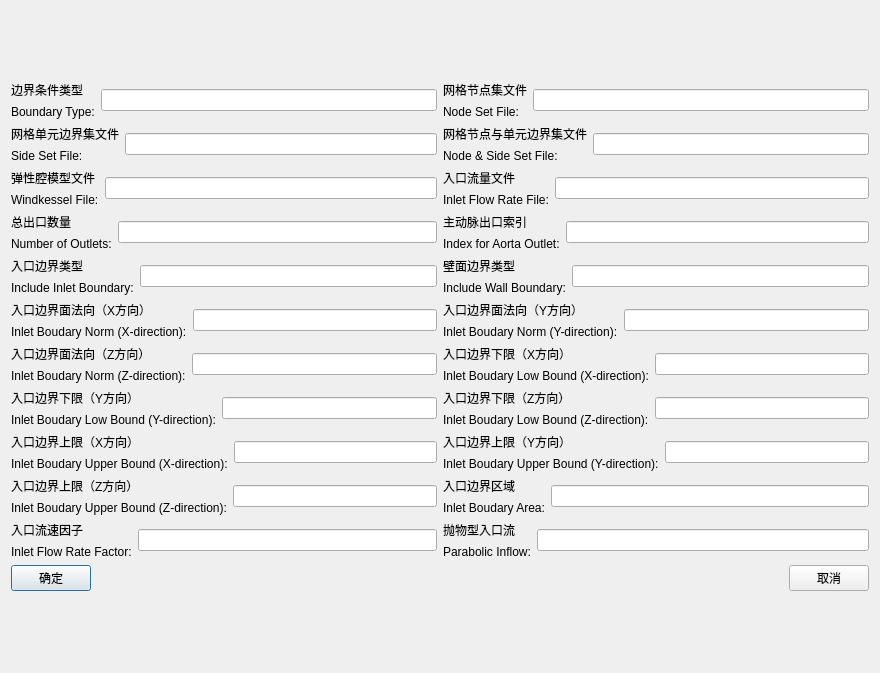
<?xml version="1.0" encoding="UTF-8"?>
<ui version="4.0">
 <class>QtArteryTechBoundarySetupUI</class>
 <widget class="QDialog" name="QtArteryTechBoundarySetupUI">
  <property name="geometry">
   <rect>
    <x>0</x>
    <y>0</y>
    <width>880</width>
    <height>673</height>
   </rect>
  </property>
  <property name="windowTitle">
   <string>QtArteryTechBoundarySetupUI</string>
  </property>
  <layout class="QVBoxLayout" name="verticalLayout_24">
   <item>
    <layout class="QVBoxLayout" name="verticalLayout_23">
     <item>
      <layout class="QHBoxLayout" name="horizontalLayout_23">
       <item>
        <layout class="QHBoxLayout" name="horizontalLayout">
         <item>
          <layout class="QVBoxLayout" name="verticalLayout">
           <item>
            <widget class="QLabel" name="label">
             <property name="text">
              <string>边界条件类型</string>
             </property>
            </widget>
           </item>
           <item>
            <widget class="QLabel" name="BoundaryTypeLabel">
             <property name="text">
              <string>Boundary Type:</string>
             </property>
            </widget>
           </item>
          </layout>
         </item>
         <item>
          <widget class="QLineEdit" name="BoundaryTypeLineEdit"/>
         </item>
        </layout>
       </item>
       <item>
        <layout class="QHBoxLayout" name="horizontalLayout_2">
         <item>
          <layout class="QVBoxLayout" name="verticalLayout_2">
           <item>
            <widget class="QLabel" name="label_2">
             <property name="text">
              <string>网格节点集文件</string>
             </property>
            </widget>
           </item>
           <item>
            <widget class="QLabel" name="NodeSetFileLabel">
             <property name="text">
              <string>Node Set File:</string>
             </property>
            </widget>
           </item>
          </layout>
         </item>
         <item>
          <widget class="QLineEdit" name="NodeSetFileLineEdit"/>
         </item>
        </layout>
       </item>
      </layout>
     </item>
     <item>
      <layout class="QHBoxLayout" name="horizontalLayout_24">
       <item>
        <layout class="QHBoxLayout" name="horizontalLayout_3">
         <item>
          <layout class="QVBoxLayout" name="verticalLayout_3">
           <item>
            <widget class="QLabel" name="label_3">
             <property name="text">
              <string>网格单元边界集文件</string>
             </property>
            </widget>
           </item>
           <item>
            <widget class="QLabel" name="SideSetFileLabel">
             <property name="text">
              <string>Side Set File:</string>
             </property>
            </widget>
           </item>
          </layout>
         </item>
         <item>
          <widget class="QLineEdit" name="SideSetFileLineEdit"/>
         </item>
        </layout>
       </item>
       <item>
        <layout class="QHBoxLayout" name="horizontalLayout_4">
         <item>
          <layout class="QVBoxLayout" name="verticalLayout_4">
           <item>
            <widget class="QLabel" name="label_4">
             <property name="text">
              <string>网格节点与单元边界集文件</string>
             </property>
            </widget>
           </item>
           <item>
            <widget class="QLabel" name="NodeAndSideSetFileLabel">
             <property name="text">
              <string>Node &amp; Side Set File:</string>
             </property>
            </widget>
           </item>
          </layout>
         </item>
         <item>
          <widget class="QLineEdit" name="NodeAndSideSetFileLineEdit"/>
         </item>
        </layout>
       </item>
      </layout>
     </item>
     <item>
      <layout class="QHBoxLayout" name="horizontalLayout_25">
       <item>
        <layout class="QHBoxLayout" name="horizontalLayout_5">
         <item>
          <layout class="QVBoxLayout" name="verticalLayout_5">
           <item>
            <widget class="QLabel" name="label_5">
             <property name="text">
              <string>弹性腔模型文件</string>
             </property>
            </widget>
           </item>
           <item>
            <widget class="QLabel" name="WindkesselFileLabel">
             <property name="text">
              <string>Windkessel File:</string>
             </property>
            </widget>
           </item>
          </layout>
         </item>
         <item>
          <widget class="QLineEdit" name="WindkesselFileLineEdit"/>
         </item>
        </layout>
       </item>
       <item>
        <layout class="QHBoxLayout" name="horizontalLayout_6">
         <item>
          <layout class="QVBoxLayout" name="verticalLayout_6">
           <item>
            <widget class="QLabel" name="label_6">
             <property name="text">
              <string>入口流量文件</string>
             </property>
            </widget>
           </item>
           <item>
            <widget class="QLabel" name="InletFlowRateFileLabel">
             <property name="text">
              <string>Inlet Flow Rate File:</string>
             </property>
            </widget>
           </item>
          </layout>
         </item>
         <item>
          <widget class="QLineEdit" name="InletFlowRateFileLineEdit"/>
         </item>
        </layout>
       </item>
      </layout>
     </item>
     <item>
      <layout class="QHBoxLayout" name="horizontalLayout_26">
       <item>
        <layout class="QHBoxLayout" name="horizontalLayout_7">
         <item>
          <layout class="QVBoxLayout" name="verticalLayout_7">
           <item>
            <widget class="QLabel" name="label_7">
             <property name="text">
              <string>总出口数量</string>
             </property>
            </widget>
           </item>
           <item>
            <widget class="QLabel" name="NumberOfOutletsLabel">
             <property name="text">
              <string>Number of Outlets:</string>
             </property>
            </widget>
           </item>
          </layout>
         </item>
         <item>
          <widget class="QLineEdit" name="NumberOfOutletsLineEdit"/>
         </item>
        </layout>
       </item>
       <item>
        <layout class="QHBoxLayout" name="horizontalLayout_8">
         <item>
          <layout class="QVBoxLayout" name="verticalLayout_8">
           <item>
            <widget class="QLabel" name="label_8">
             <property name="text">
              <string>主动脉出口索引</string>
             </property>
            </widget>
           </item>
           <item>
            <widget class="QLabel" name="IndexForAortaOutletLabel">
             <property name="text">
              <string>Index for Aorta Outlet:</string>
             </property>
            </widget>
           </item>
          </layout>
         </item>
         <item>
          <widget class="QLineEdit" name="IndexForAortaOutletLineEdit"/>
         </item>
        </layout>
       </item>
      </layout>
     </item>
     <item>
      <layout class="QHBoxLayout" name="horizontalLayout_27">
       <item>
        <layout class="QHBoxLayout" name="horizontalLayout_9">
         <item>
          <layout class="QVBoxLayout" name="verticalLayout_9">
           <item>
            <widget class="QLabel" name="label_9">
             <property name="text">
              <string>入口边界类型</string>
             </property>
            </widget>
           </item>
           <item>
            <widget class="QLabel" name="IncludeInletBoundaryLabel">
             <property name="text">
              <string>Include Inlet Boundary:</string>
             </property>
            </widget>
           </item>
          </layout>
         </item>
         <item>
          <widget class="QLineEdit" name="IncludeInletBoundaryLineEdit"/>
         </item>
        </layout>
       </item>
       <item>
        <layout class="QHBoxLayout" name="horizontalLayout_10">
         <item>
          <layout class="QVBoxLayout" name="verticalLayout_10">
           <item>
            <widget class="QLabel" name="label_10">
             <property name="text">
              <string>壁面边界类型</string>
             </property>
            </widget>
           </item>
           <item>
            <widget class="QLabel" name="IncludeWallBoundaryLabel">
             <property name="text">
              <string>Include Wall Boundary:</string>
             </property>
            </widget>
           </item>
          </layout>
         </item>
         <item>
          <widget class="QLineEdit" name="IncludeWallBoundaryLineEdit"/>
         </item>
        </layout>
       </item>
      </layout>
     </item>
     <item>
      <layout class="QHBoxLayout" name="horizontalLayout_28">
       <item>
        <layout class="QHBoxLayout" name="horizontalLayout_11">
         <item>
          <layout class="QVBoxLayout" name="verticalLayout_11">
           <item>
            <widget class="QLabel" name="label_11">
             <property name="text">
              <string>入口边界面法向（X方向）</string>
             </property>
            </widget>
           </item>
           <item>
            <widget class="QLabel" name="InletBoudaryNormXDirectionLabel">
             <property name="text">
              <string>Inlet Boudary Norm (X-direction):</string>
             </property>
            </widget>
           </item>
          </layout>
         </item>
         <item>
          <widget class="QLineEdit" name="InletBoudaryNormXDirectionLineEdit"/>
         </item>
        </layout>
       </item>
       <item>
        <layout class="QHBoxLayout" name="horizontalLayout_12">
         <item>
          <layout class="QVBoxLayout" name="verticalLayout_12">
           <item>
            <widget class="QLabel" name="label_12">
             <property name="text">
              <string>入口边界面法向（Y方向）</string>
             </property>
            </widget>
           </item>
           <item>
            <widget class="QLabel" name="InletBoudaryNormYDirectionLabel">
             <property name="text">
              <string>Inlet Boudary Norm (Y-direction):</string>
             </property>
            </widget>
           </item>
          </layout>
         </item>
         <item>
          <widget class="QLineEdit" name="InletBoudaryNormYDirectionLineEdit"/>
         </item>
        </layout>
       </item>
      </layout>
     </item>
     <item>
      <layout class="QHBoxLayout" name="horizontalLayout_29">
       <item>
        <layout class="QHBoxLayout" name="horizontalLayout_13">
         <item>
          <layout class="QVBoxLayout" name="verticalLayout_13">
           <item>
            <widget class="QLabel" name="label_13">
             <property name="text">
              <string>入口边界面法向（Z方向）</string>
             </property>
            </widget>
           </item>
           <item>
            <widget class="QLabel" name="InletBoudaryNormZDirectionLabel">
             <property name="text">
              <string>Inlet Boudary Norm (Z-direction):</string>
             </property>
            </widget>
           </item>
          </layout>
         </item>
         <item>
          <widget class="QLineEdit" name="InletBoudaryNormZDirectionLineEdit"/>
         </item>
        </layout>
       </item>
       <item>
        <layout class="QHBoxLayout" name="horizontalLayout_14">
         <item>
          <layout class="QVBoxLayout" name="verticalLayout_14">
           <item>
            <widget class="QLabel" name="label_14">
             <property name="text">
              <string>入口边界下限（X方向）</string>
             </property>
            </widget>
           </item>
           <item>
            <widget class="QLabel" name="InletBoudaryLowBoundXDirectionLabel">
             <property name="text">
              <string>Inlet Boudary Low Bound (X-direction):</string>
             </property>
            </widget>
           </item>
          </layout>
         </item>
         <item>
          <widget class="QLineEdit" name="InletBoudaryLowBoundXDirectionLineEdit"/>
         </item>
        </layout>
       </item>
      </layout>
     </item>
     <item>
      <layout class="QHBoxLayout" name="horizontalLayout_30">
       <item>
        <layout class="QHBoxLayout" name="horizontalLayout_15">
         <item>
          <layout class="QVBoxLayout" name="verticalLayout_15">
           <item>
            <widget class="QLabel" name="label_15">
             <property name="text">
              <string>入口边界下限（Y方向）</string>
             </property>
            </widget>
           </item>
           <item>
            <widget class="QLabel" name="InletBoudaryLowBoundYDirectionLabel">
             <property name="text">
              <string>Inlet Boudary Low Bound (Y-direction):</string>
             </property>
            </widget>
           </item>
          </layout>
         </item>
         <item>
          <widget class="QLineEdit" name="InletBoudaryLowBoundYDirectionLineEdit"/>
         </item>
        </layout>
       </item>
       <item>
        <layout class="QHBoxLayout" name="horizontalLayout_16">
         <item>
          <layout class="QVBoxLayout" name="verticalLayout_16">
           <item>
            <widget class="QLabel" name="label_16">
             <property name="text">
              <string>入口边界下限（Z方向）</string>
             </property>
            </widget>
           </item>
           <item>
            <widget class="QLabel" name="InletBoudaryLowBoundZDirectionLabel">
             <property name="text">
              <string>Inlet Boudary Low Bound (Z-direction):</string>
             </property>
            </widget>
           </item>
          </layout>
         </item>
         <item>
          <widget class="QLineEdit" name="InletBoudaryLowBoundZDirectionLineEdit"/>
         </item>
        </layout>
       </item>
      </layout>
     </item>
     <item>
      <layout class="QHBoxLayout" name="horizontalLayout_31">
       <item>
        <layout class="QHBoxLayout" name="horizontalLayout_17">
         <item>
          <layout class="QVBoxLayout" name="verticalLayout_17">
           <item>
            <widget class="QLabel" name="label_17">
             <property name="text">
              <string>入口边界上限（X方向）</string>
             </property>
            </widget>
           </item>
           <item>
            <widget class="QLabel" name="InletBoudaryUpperBoundXDirectionLabel">
             <property name="text">
              <string>Inlet Boudary Upper Bound (X-direction):</string>
             </property>
            </widget>
           </item>
          </layout>
         </item>
         <item>
          <widget class="QLineEdit" name="InletBoudaryUpperBoundXDirectionLineEdit"/>
         </item>
        </layout>
       </item>
       <item>
        <layout class="QHBoxLayout" name="horizontalLayout_18">
         <item>
          <layout class="QVBoxLayout" name="verticalLayout_18">
           <item>
            <widget class="QLabel" name="label_18">
             <property name="text">
              <string>入口边界上限（Y方向）</string>
             </property>
            </widget>
           </item>
           <item>
            <widget class="QLabel" name="InletBoudaryUpperBoundYDirectionLabel">
             <property name="text">
              <string>Inlet Boudary Upper Bound (Y-direction):</string>
             </property>
            </widget>
           </item>
          </layout>
         </item>
         <item>
          <widget class="QLineEdit" name="InletBoudaryUpperBoundYDirectionLineEdit"/>
         </item>
        </layout>
       </item>
      </layout>
     </item>
     <item>
      <layout class="QHBoxLayout" name="horizontalLayout_32">
       <item>
        <layout class="QHBoxLayout" name="horizontalLayout_19">
         <item>
          <layout class="QVBoxLayout" name="verticalLayout_19">
           <item>
            <widget class="QLabel" name="label_19">
             <property name="text">
              <string>入口边界上限（Z方向）</string>
             </property>
            </widget>
           </item>
           <item>
            <widget class="QLabel" name="InletBoudaryUpperBoundZDirectionLabel">
             <property name="text">
              <string>Inlet Boudary Upper Bound (Z-direction):</string>
             </property>
            </widget>
           </item>
          </layout>
         </item>
         <item>
          <widget class="QLineEdit" name="InletBoudaryUpperBoundZDirectionLineEdit"/>
         </item>
        </layout>
       </item>
       <item>
        <layout class="QHBoxLayout" name="horizontalLayout_20">
         <item>
          <layout class="QVBoxLayout" name="verticalLayout_20">
           <item>
            <widget class="QLabel" name="label_20">
             <property name="text">
              <string>入口边界区域</string>
             </property>
            </widget>
           </item>
           <item>
            <widget class="QLabel" name="InletBoudaryAreaLabel">
             <property name="text">
              <string>Inlet Boudary Area:</string>
             </property>
            </widget>
           </item>
          </layout>
         </item>
         <item>
          <widget class="QLineEdit" name="InletBoudaryAreaLineEdit"/>
         </item>
        </layout>
       </item>
      </layout>
     </item>
     <item>
      <layout class="QHBoxLayout" name="horizontalLayout_33">
       <item>
        <layout class="QHBoxLayout" name="horizontalLayout_21">
         <item>
          <layout class="QVBoxLayout" name="verticalLayout_21">
           <item>
            <widget class="QLabel" name="label_21">
             <property name="text">
              <string>入口流速因子</string>
             </property>
            </widget>
           </item>
           <item>
            <widget class="QLabel" name="InletFlowRateFactorLabel">
             <property name="text">
              <string>Inlet Flow Rate Factor:</string>
             </property>
            </widget>
           </item>
          </layout>
         </item>
         <item>
          <widget class="QLineEdit" name="InletFlowRateFactorLineEdit"/>
         </item>
        </layout>
       </item>
       <item>
        <layout class="QHBoxLayout" name="horizontalLayout_22">
         <item>
          <layout class="QVBoxLayout" name="verticalLayout_22">
           <item>
            <widget class="QLabel" name="label_22">
             <property name="text">
              <string>抛物型入口流</string>
             </property>
            </widget>
           </item>
           <item>
            <widget class="QLabel" name="ParabolicInflowLabel">
             <property name="text">
              <string>Parabolic Inflow:</string>
             </property>
            </widget>
           </item>
          </layout>
         </item>
         <item>
          <widget class="QLineEdit" name="ParabolicInflowLineEdit"/>
         </item>
        </layout>
       </item>
      </layout>
     </item>
     <item>
      <layout class="QHBoxLayout" name="horizontalLayout_34">
       <item>
        <widget class="QPushButton" name="OKPushButton">
         <property name="text">
          <string>确定</string>
         </property>
        </widget>
       </item>
       <item>
        <spacer name="horizontalSpacer">
         <property name="orientation">
          <enum>Qt::Horizontal</enum>
         </property>
         <property name="sizeHint" stdset="0">
          <size>
           <width>40</width>
           <height>20</height>
          </size>
         </property>
        </spacer>
       </item>
       <item>
        <widget class="QPushButton" name="CancelPushButton">
         <property name="text">
          <string>取消</string>
         </property>
        </widget>
       </item>
      </layout>
     </item>
    </layout>
   </item>
  </layout>
  <zorder></zorder>
 </widget>
 <layoutdefault spacing="6" margin="11"/>
 <resources/>
 <connections/>
</ui>
